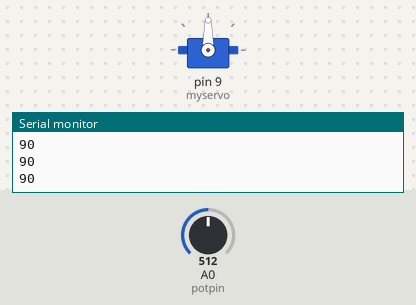
Bench run of a sketch on a simulated Arduino Uno, built with avr-gcc and run on an emulated ATmega328P. Parts: servo, the last lines printed to the serial monitor. The test bench sets the inputs (shaded band); at power-on: A0 (potpin) = 512.

Above: at 1.2 s.
1.3 s: A0 (potpin) set to 716
At 2.2 s:
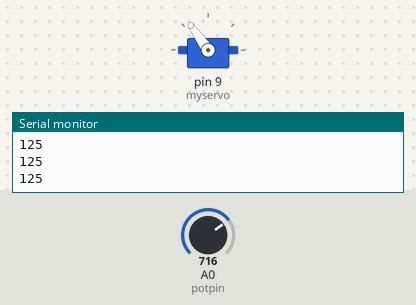
2.8 s: A0 (potpin) set to 900
At 3.6 s:
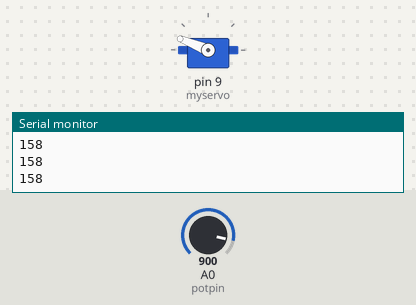
4.3 s: A0 (potpin) set to 1023
At 5.5 s:
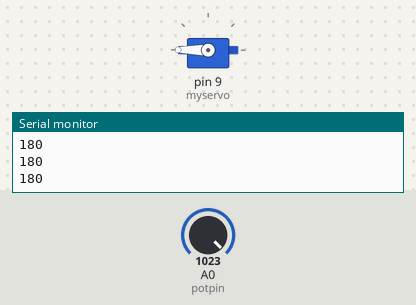
5.8 s: A0 (potpin) set to 306
At 6.7 s:
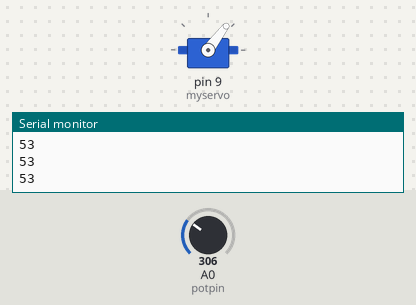
7.3 s: A0 (potpin) set to 122
At 8.0 s:
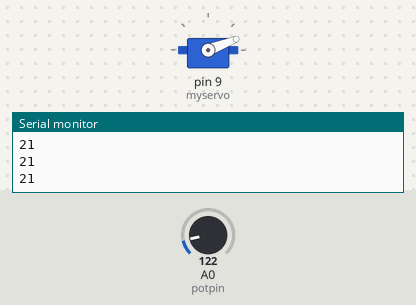
8.8 s: A0 (potpin) set to 0
At 9.3 s:
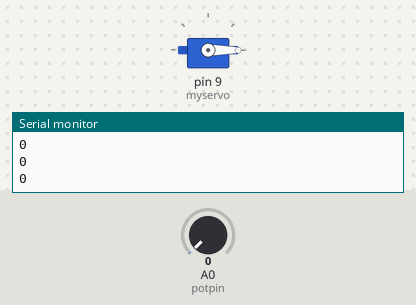
Timing chart, 0 to 11.3 s (numbered marks = the images above; inputs shaded):
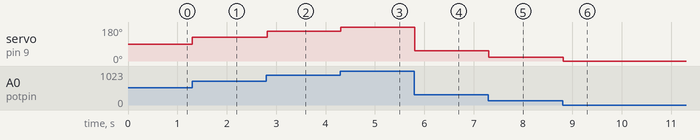

Measured:
- after the input at 1.3 s, servo on pin 9 (myservo): 90° → 125° at once
- after the input at 2.8 s, servo on pin 9 (myservo): 125° → 158° at once
- after the input at 4.3 s, servo on pin 9 (myservo): 158° → 180° at once
- after the input at 5.8 s, servo on pin 9 (myservo): 180° → 53° at once
- after the input at 7.3 s, servo on pin 9 (myservo): 53° → 21° at once
- after the input at 8.8 s, servo on pin 9 (myservo): 21° → 0° at once

The sketch:

laestrygonians3.ino
```cpp
/* Laestrygonians_Activity_3
Servomechanism | Uses a servomechanism to rotate objects. */
#include <Servo.h> // include library to execute servomechanism commands
Servo myservo; // create an object of type Servo
int potpin =A0; // pin of potensiometer (analog input A0)
int a; // store the value we read with the potensiometer (0-1023)
int val; // store the value we will send to the servo (180)
// the setup function runs once when you press reset or power the board
void setup() {
  myservo.attach(9); // attach myservo object to pin 9
  Serial.begin(9600);  // prepare serial monitor
}
// the loop function runs over and over again forever
void loop() {
 a = analogRead(potpin); // read the value of the potensiometer's pin and store it in variable a
 val = map(a, 0, 1023, 0, 180); // change the value of a to vary from 0-1023 to 0-180, then store it to variable val
 myservo.write(val);
 Serial.println(val); // print the value of val to the serial monitor
 delay(15); // wait for 15 milliseconds
}
```
